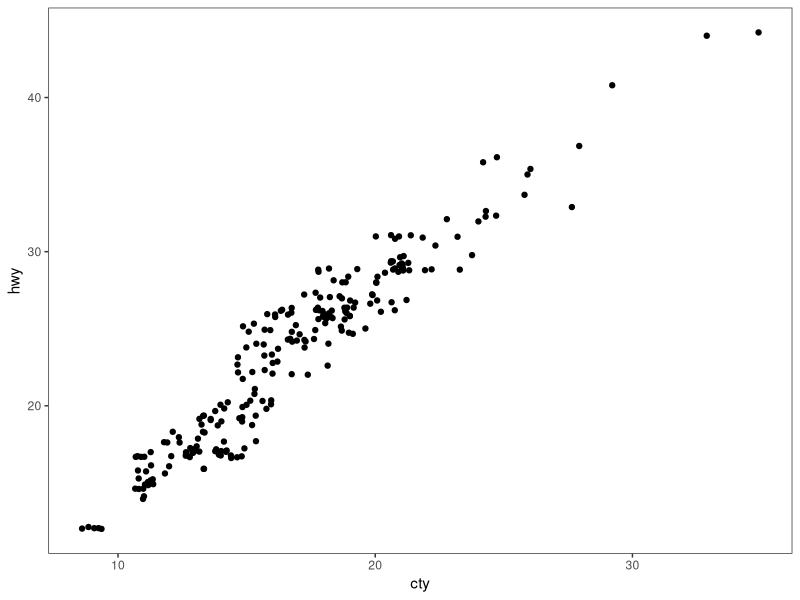

The R script that drew this image: (Note: this script raises an error after producing the figure.)
# ---------------------------------------------------------- #
#### MODULE 3: Plot even more data!                       ####               
# ---------------------------------------------------------- #

## OBJECTIVE:
# 1. To develop a "grammar of graphics".
# 2. To become comfortable using ggplot2 for exploratory data visualization.


# ---------------------------------------------------------- #
#### SET UP:                                              ####
# ---------------------------------------------------------- #
# REMINDER: In RStudio, open the Rproject for our course (UNCG_DataWrangling), 
# pull any changes from GitHub, and navigate to the branch you created for 
# yourself (just a single branch for the whole semester) in RStudio's Git tab.
# Open this week's assignment in this new branch to complete and submit on GitHub.
# Ideally, you'll commit your answers a bit at a time as you work through
# this assignment, rather than committing all at once at the end.

# Reminder of some helpful resources for graphing in R:
# ggplot Cookbook: http://www.cookbook-r.com/Graphs/
# Official ggplot2 Book: https://ggplot2-book.org/
# Themes in ggplot2: https://ggplot2-book.org/polishing.html#themes

# In ggplot2, aesthetic means “something you can see”. Each aesthetic is a
# mapping between a visual cue and a variable.
# Examples include:
# position (i.e., on the x and y axes)
# color (“outside” color)
# fill (“inside” color)
# shape (of points)
# line type
# size

# Each type of geometric object (geom) accepts only a subset of all aesthetics.
# Refer to the geom help pages to see what mappings each geom accepts. Aesthetic
# mappings are set with the aes() function.

# TASK: We will be using the ggplot2 package for graphing. Fortunately, ggplot2 
# is nested within the tidyverse package (along with many others).
# Start by writing code to load the tidyverse library.
# HINT: see the end of assignment #1 if you forgot how to load a package.
library(ggplot2)

# TASK: Write code below to set your theme to black and white and both your major
# AND minor gridlines to element_blank for all plots you'll be making today.
# HINT: Check back to last week's assignment section 1.9 for setting themes for
# all plots.
theme_set(theme_bw())
theme_update(panel.grid.major = element_blank(),
             panel.grid.minor = element_blank())

# ---------------------------------------------------------- #
#### 1.0 CORRELATION                                      ####
# ---------------------------------------------------------- #

# We learned how to make correlations last week, but it never hurts to get
# more practice! Let's start by using a data set built into ggplot2.
# The mpg dataset looks at the gas efficiency of different cars. Run the following
# code to load the data:
data(mpg, package = "ggplot2")

# TASK: Create a scatterplot (i.e., a dot plot) to relate city and highway mileage.
# Color the points by the class of car (class column) and label the x and y axis 
# to be more informative (City Mileage (MPG) vs Highway Mileage (MPG)).
# HINT: Refer back to last week's assignment or the ggplot help resources if you 
# forget how to make a scatterplot.


# Looks alright, but the graph may be hiding some information...
# QUESTION: How many data points are in the mpg dataframe?


# QUESTION: Approximately how many dots are in the graph you just made? How does
# that compare to the number of observations in the dataframe?


# Try another correlation-focused geom that addresses this problem by running
# the following code:
ggplot(data=mpg, aes(x=cty, y=hwy)) + 
  geom_jitter()


# QUESTION: What happened when you created the plot with geom_jitter?


# QUESTION: Run the code to create a plot using geom_jitter a second time. Then run it
# again and again. What happens each time? Why is this happening?


# TASK: The default in geom_jitter is to jitter (or slightly move) the points away
# from each other in both the x and y directions. Check the help file for geom_jitter
# and write code below to make a graph where you jitter points in only the x-dimension
# by 0.5.


# ---------------------------------------------------------- #
#### 1.1 DETOUR! COLORS, COLORS, COLORS                   ####
# ---------------------------------------------------------- #

# Our world is so colorful, and our graphs can be too! But we want to be mindful
# of our color choices to not only be beautiful, but also informative and accessible.

# TASK: Create a new dataframe that filters our mpg data down to only information
# for car classes compact, midsize, and suv using an %in% statement. Name your 
# new dataframe mpgSubset.
# HINT: Refer back to the Transform assignment if you want help with %in% (or 
# try googling!)


# ggplot has lots of nice (and some not so nice) built-in color palettes that we 
# can use to fill our bars with color. Try running the following code:
ggplot(data=mpgSubset, aes(x=cty, y=hwy, color=class)) +
  geom_jitter()

# The code above supplies us with ggplot's default color palette, which I find not
# so pleasing. Let's try to change this!

# We can add a statement specifying the scale of colors we would prefer. One way
# to do this is to use other pre-set palettes from ggplot. Run the code below to 
# ask ggplot to use the color brewer's palette called Set 1.
ggplot(data=mpgSubset, aes(x=cty, y=hwy, color=class)) +
  geom_jitter() +
  scale_color_brewer(palette="Set1")

# Alternatively, we could use the "RdBu" palette:
ggplot(data=mpgSubset, aes(x=cty, y=hwy, color=class)) +
  geom_jitter() +
  scale_color_brewer(palette="RdBu")

# QUESTION: Investigate the color brewer's range of palettes at this website: 
# https://r-graph-gallery.com/38-rcolorbrewers-palettes.html
# What do you notice about the colors chosen from each of the palettes that we
# used above? (i.e., does it use the first three colors in the palette? The last
# three? Some other combination?)


# We could also pick out EXACTLY which colors we want for our figure. 
# There are 4 main ways to specify colors in R:
### by name
### by number
### by Hex code
### with the rgb() function

# By Name: R allows you to call more than 600 colors by name! Run the following
# code to see a list:
colors()

# We can put in the colors we chose for each variable by adding the 
# scale_color_manual() function to our plot. Try it out by running the following
# code:
ggplot(data=mpgSubset, aes(x=cty, y=hwy, color=class)) +
  geom_jitter() +
  scale_color_manual(values=c('midnightblue', 'cornflowerblue', 'tomato3'))


# You can also chose colors by number, which are assigned in R.

# TASK: Copy and paste the code to make our scatterplot and replace the color names
# with three numbers of your choice (between 1 and 657). How does your new figure look?
# HINT: remember to remove the quotation marks when calling numbers.


# QUESTION: How do you think you could figure out which color name belongs to
# each color number?
# HINT: Try creating a dataframe from color() by passing it into the
# as.data.frame() function.


# You can also chose colors by Hex code. A Hex color code is a 6-symbol code made
# of up to three 2-symbol elements (6 symbols in length all together). Each of 
# the 2-symbol elements represents a color value in the Red-Green-Blue (RGB) color
# scale from 0 to 255. Hex codes are written with a # in front of them. Let's try
# out calling our colors using hex code.
ggplot(data=mpgSubset, aes(x=cty, y=hwy, color=class)) +
  geom_jitter() +
  scale_color_manual(values=c('#191970', '#6495ED', '#FF6347'))

# There are two great things about hex codes. First, you can call ANY color you 
# want with a hex code. That is, you're not limited to the 657 colors that are
# in ggplot. By specifying the color by hex code, you can pick literally anything!

# TASK: Google the search term "color picker". This should bring up google's color
# picker (in addition to a billion other color picking websites). Use this color
# picker to generate the hex codes for three new colors of your choice. Then copy
# and paste the above code, replacing the hex codes with your color choices.


# The second great thing about hex codes is that you can control the transparency
# of your colors. Transparency is set in a hex code by adding two extra symbols
# to the end, which together make up the "alpha" element. Adding 00 to the end 
# of your hex code will make your color completely transparent, while adding FF 
# to the end will make it completely opaque. Any number/letters in-between will 
# result in partial transparency. You can find a complete list of transparencies
# between 0-100% here: https://gist.github.com/lopspower/03fb1cc0ac9f32ef38f4

# TASK: Try out transparency by copying and pasting your graph code below and
# adding the alpha element to the end of each of your hex codes to make your
# first color 0% transparent, your second color 50% transparent, and your third
# color 100% transparent.


# QUESTION: What happened to the point that you set to 100% transparent?


# Finally, we can set our colors using the rgb() function. This operates very
# similarly to the hex code, where you can pick exactly the color and transparency
# you want. Try it out by running the following code:
ggplot(data=mpgSubset, aes(x=cty, y=hwy, color=class)) +
  geom_jitter() +
  scale_color_manual(values=c(rgb(.10, .10, .44, 1), rgb(.39, .58, .93, 1), rgb(1.0, .39, .28, 1)))

# TASK: Modify the above code to make all of your points 50% transparent.

# There are so many inventive and artistic people in the world who have expanded
# the offerings for colors in ggplot. Check out some notable ones listed below
# when choosing colors for this assignment.
### Color-blind friendly palettes: https://github.com/JLSteenwyk/ggpubfigs
### Color palettes from vintage National Parks posters: https://github.com/katiejolly/nationalparkcolors
### Color palettes based on Wes Anderson movies: https://github.com/karthik/wesanderson
### Color palettes from famous Dutch paintings: https://github.com/EdwinTh/dutchmasters


# ---------------------------------------------------------- #
#### 1.2 DETOUR! LEGENDS                                  ####
# ---------------------------------------------------------- #

# When you specify colors in your ggplot code, R throws in a bonus legend for free!
# However, this legend is often not as clear or visually appealing as we might 
# prefer. But as with all geometric objects in ggplot, legends can be easily altered.

# Run the following code to create a scatter plot. Feel free to modify the colors
# as you prefer!
ggplot(data=mpgSubset, aes(x=cty, y=hwy, color=class)) +
  geom_jitter()

# QUESTION: Where did ggplot get the legend title and values from?


# We could change the title and values in our legend by altering the dataframe
# we are passing into ggplot. But that seems a bit drastic. Instead, we can 
# lean on the same code that specifies our color picks to alter the legend text.
# Try it out by running the following code:
ggplot(data=mpgSubset, aes(x=cty, y=hwy, color=class)) + 
  geom_jitter() + 
  scale_color_manual(values=c('#FCBA03', '#380754', '#496916'),
                     name='Class of Car', 
                     breaks=c('suv', 'midsize', 'compact'), 
                     labels=c('SUV', 'Midsize', 'Compact'))


# TASK: Label each line of the code above with what it is doing.
# HINT: Check the scale_color_manual help file or ggplot Cookbook for more info.


# IMPORTANT: It is important to pay attention to the order you provide ggplot with 
# your color choices and legend labels! Try running the following code:
ggplot(data=mpgSubset, aes(x=cty, y=hwy, color=class)) + 
  geom_jitter() + 
  scale_color_manual(values=c('#FCBA03', '#380754', '#496916'), 
                     name='Class of Car', 
                     breaks=c('suv', 'midsize', 'compact'), 
                     labels=c('Compact', 'SUV', 'Midsize')) 


# QUESTION: What is wrong with the code above? Why is it so important to be
# careful with the order you pass information into ggplot?


# While changing the legend text and factor order takes place in the scale_color_manual
# step, moving the legend around on the graph page is part of the graph theme. We
# can try this out using the code below:
ggplot(data=mpgSubset, aes(x=cty, y=hwy, color=class)) + 
  geom_jitter() + 
  theme(legend.position='top')


# TASK: Modify the code above to have the legend display along the bottom of
# the figure.


# We can also have the legend located within the area of the graph itself! We can 
# do this by specifying the coordinates for where the legend should go within the
# graph axes. First we set the legend position and then we set the anchoring 
# position by justifying the legend.
### bottom left: 0,0
### bottom right: 1,0
### top left: 0,1
### top right: 1,1

# Try it out by running the following code:
ggplot(data=mpgSubset, aes(x=cty, y=hwy, color=class)) + 
  geom_jitter() + 
  theme(legend.position=c(1,0), legend.justification=c(1,0))

# QUESTION: What happens if you don't include the code for legend justification
# above?


# TASK: Copy and paste the code from above. Modify it to place the legend in the
# upper left part of the graph.


# Finally, we might want to remove the legend altogether! We would do so by
# modifying the theme as well. 

# TASK: Check the ggplot cookbook to find the legends section. Read what it says 
# about removing the legend. Then copy and paste the graph code from above. Modify
# the code to remove the legend.


# ---------------------------------------------------------- #
#### 2.0 DEVIATION                                        ####
# ---------------------------------------------------------- #

# Used to compare variation in values between small number of items (or categories) 
# with respect to a fixed reference.

# Whether the graphical type is a deviation graph or a composition graph (or a 
# ranking graph) may depend on the underlying data structure.

# We used geom_bar() last week with factor data to create a bar graph. But
# geom_bar() is a bit tricky because it can make EITHER a bar graph or a histogram
# depending on the data you give it. The default of geom_bar() is to set stat to 
# count so if you give it just a continuous x value, it will make a histogram. Try
# it with the following code:
ggplot(data=mpg, aes(x=hwy)) + 
  geom_bar()

# In order to have the geom create bars and not a histogram, you must:
# 1) Set stat = identity
# 2) Provide both an x and a y inside the aes(), where x is either a character 
# or factor and y is numeric.

# TASK: Create a dataframe of summary statistics for the mpg data, calculating the
# mean, standard deviation, and standard error for highway mpg grouping by class.
# Name the resulting dataframe highwayMPG and your new variables hwy_mean, hwy_sd,
# and hwy_se.
# HINT: Look back at the Transform assignment if you forget how to summarize the
# data. Also recall, standard error = 1.96*standard deviation.


# TASK: Create a bar graph showing the average highway MPG on the y-axis and 
# car class on the x-axis. Fill the bars by class. Add in error bar caps that are 20%
# the width pf the bars.
# HINT: Don't forget to change stat from the default in your geom_bar() statement!


# ---------------------------------------------------------- #
#### 2.1 DETOUR! COLORS AND LEGENDS, AGAIN                ####
# ---------------------------------------------------------- #

# Recall that some geometric elements require fills instead of (or sometimes in
# addition to) colors.

# TASK: Create a bar graph with the mpg summary stats with the following parameters:
# (1) Black bar outline
# (2) Bars filled with the color brewer palette "Dark2" using the scale_fill_manual
#     statement
# (3) No legend
# (4) Informative x- and y-axis labels. 

# HINT: Carefully consider whether your color and/or fill should go within an aes() 
# statement, the scale_fill_manual or scale_color_manual statements, or neither.
# If in doubt, try a bunch of ways until it looks how we want it. And consult 
# your helpful ggplot resources on the web.


# ---------------------------------------------------------- #
#### 2.2 DETOUR! AXIS MODIFICATIONS                       ####
# ---------------------------------------------------------- #

# Run the following code, feeling free to modify colors as you prefer:
ggplot(data=highwayMPG, aes(x=class, y=hwy_mean, fill=class)) +
  geom_bar(stat='identity') 

# QUESTION: Where is ggplot getting the x-axis tick labels from?


# Often our tick labels are not the best. We can modify them to be more informative
# or visually appealing by directly modifying the dataframe, but again this feels
# a bit extreme. Instead, we can directly modify the scale of the axis. For axes
# that deal with categories, we are setting the discrete scale. Try it out by
# running the following code:
ggplot(data=highwayMPG, aes(x=class, y=hwy_mean, fill=class)) +
  geom_bar(stat='identity') +
  scale_x_discrete(labels=c('sport', 'compact', 'midsize', 'minivan', 'pickup', 'subcompact', 'SUV'))

# We can also change the scale of the continuous axes, including how large they are
# and where the tick marks fall as follows:
ggplot(data=highwayMPG, aes(x=class, y=hwy_mean, fill=class)) +
  geom_bar(stat='identity') +
  scale_y_continuous(breaks=seq(0, 50, 10)) +
  coord_cartesian(ylim=c(0,50))

# QUESTION: Try running the code above without the coord_cartesian() statement. 
# What is surprising about the resulting graph? Based on this result, what do you
# think the coord_cartesian() statement does?


# We can also add a statement into the scale discrete or continuous statements
# to name our axes, rather than putting in a whole separate step of xlab() or ylab().
# Try it out with the following code:
ggplot(data=highwayMPG, aes(x=class, y=hwy_mean, fill=class)) +
  geom_bar(stat='identity') +
  scale_x_discrete(name='Class of Car') +
  scale_y_continuous(name='Mean Highway MPG')


# Finally, we can flip our axes easily in ggplot as follows:
ggplot(data=highwayMPG, aes(x=class, y=hwy_mean, fill=class)) +
  geom_bar(stat='identity') +
  coord_flip()


# TASK: Let's put it all together. Make a graph of the mpg summary stats with the
# following specifications:
# (1) color by class of car using a color scheme of your choice (not the default)
# (2) plot the class of car on the x-axis and the highway MPG on the y axis
# (3) include better names for the x- and y-axis titles
# (4) include better names for the car classes
# (5) set the scale of the highway mpg to run from 0 to 30 with breaks every 5 
# (6) flip your axes
# (7) remove the legend


# ---------------------------------------------------------- #
#### 3.0 RANKING                                          ####
# ---------------------------------------------------------- #
# Used to compare the position or performance of multiple items with respect to 
# each other. Actual values matters somewhat less than the ranking.

# TASK: Create a dataframe of summary statistics for the mpg data, calculating the
# mean, standard deviation, and standard error for CITY mpg grouping by class.
# Name the resulting dataframe cityMPG and your new variables city_mean, city_sd,
# and city_se.
# HINT: Look back at the Transform assignment if you forget how to summarize the
# data. Also, standard error = 1.96*standard deviation.


# Now we want to plot our data in order from smallest to largest city MPG to get
# a ranking. To do so, we need to use the reorder() function to rearrange the data
# going into our x-axis.
ggplot(cityMPG, aes(x=reorder(class, city_mean), y=city_mean)) + 
  geom_bar(stat="identity")

# TASK: Recreate the above ranking figure to include the following:
# (1) class of car on the x-axis with informative axis and tick labels
# (2) MPG ordered from highest to lowest (hint: try google if you're unsure)
# (3) bars with dary grey outlines and filled by class with your favorite color scheme
# (4) error bars with end caps 30% the width of the bars
# (5) y-axis from 0 to 30 with tick marks every 5
# (6) no legend.


# ---------------------------------------------------------- #
#### 4.0 DISTRIBUTION                                     ####
# ---------------------------------------------------------- #
# When you have lots and lots of data points and want to study where and how the
# data points are distributed.

# Histograms can be accomplished with either geom_bar() or geom_histogram()
ggplot(mpg, aes(hwy)) + 
  geom_histogram()

# TASK: Recreate the graph above, but using geom_bar() instead


# TASK: Try making a histogram with the categorical variable 'manufacturer'.
# What error message do you get?


# QUESTION: What happens when you follow the advice of the error message and 
# make stat='count'?
ggplot(mpg, aes(manufacturer)) + 
  geom_histogram(stat="count")


# TASK: Make a boxplot comparing the distribution of cty (city mileage) for
# each class of car.
# HINT: Look back to last week if you forget how to make a boxplot.


# We can also make a different type of distribution, a violin plot using the 
# geom_violin statement as follows:
ggplot(mpg, aes(x=class, y=cty)) + 
  geom_violin()

# QUESTION: What does a violin plot show? Check google if you're unsure.


# ---------------------------------------------------------- #
#### 5.0 COMPOSITION                                      ####
# ---------------------------------------------------------- #
# Bar charts and pie charts are classic ways of showing composition of a dataset.

# TASK: Let's get some data for this task by determining the number of cars from 
# each car manufacturer in our mpg dataframe. We can do this as follows:
manufacturerFreq <- mpg %>% 
  group_by(manufacturer) %>% 
  summarize(frequency=length(manufacturer)) %>% 
  ungroup()

# TASK: Make a bar graph of the number of cars (frequency) by manufacturer using
# the dataframe we created above.


# We can switch the bar chart you created above into a pie chart simply by changing
# the coordinate system through a series of steps as follows:

ggplot(manufacturerFreq, aes(x=manufacturer, y=frequency)) +
  geom_bar(stat="identity") +
  coord_polar()

ggplot(manufacturerFreq, aes(x=manufacturer, y=frequency, fill=manufacturer)) +
  geom_bar(stat="identity") +
  coord_polar()

ggplot(manufacturerFreq, aes(x="", y=frequency, fill=manufacturer)) +
  geom_bar(stat="identity", width=1) +
  coord_polar()

ggplot(manufacturerFreq, aes(x="", y=frequency, fill=manufacturer)) +
  geom_bar(stat="identity", width=1) +
  coord_polar(theta="y")

ggplot(manufacturerFreq, aes(x="", y=frequency, fill=manufacturer)) +
  geom_bar(stat="identity", width=1) +
  coord_polar(theta="y", start=0) +
  theme_void() +
  theme(legend.title = element_text(size = 12.5), 
        legend.text  = element_text(size = 8.5),
        legend.key.size = unit(.75, "lines"))

# TASK: Annotate the code below to describe what each line does:
ggplot(manufacturerFreq, aes(x="", y=frequency, fill=manufacturer)) +
  geom_bar(stat="identity", width=1) +
  coord_polar(theta="y", start=0) +
  theme_void() +
  theme(legend.title = element_text(size = 12.5), 
        legend.text  = element_text(size = 8.5),
        legend.key.size = unit(.75, "lines"))


# ---------------------------------------------------------- #
#### 6.0 CHANGE                                           ####
# ---------------------------------------------------------- #

# Time series are often best visualized with line graphs. Let's try this out
# with some new data:
data("economics")

# TASK: Use the economics dataset to plot the number of people who are unemployed
# over time (unemploy vs date). Make a scatterplot, then connect the points with 
# lines using geom_line().
# HINT: use ?economics to get more information about this dataset.




# ---------------------------------------------------------- #
#### GROUPS AND MAPS                                      ####
# ---------------------------------------------------------- #

# Let's save these for group project options, this assignment is really long!









# REMEMBER: Save and push your script when you're done with this assignment!
